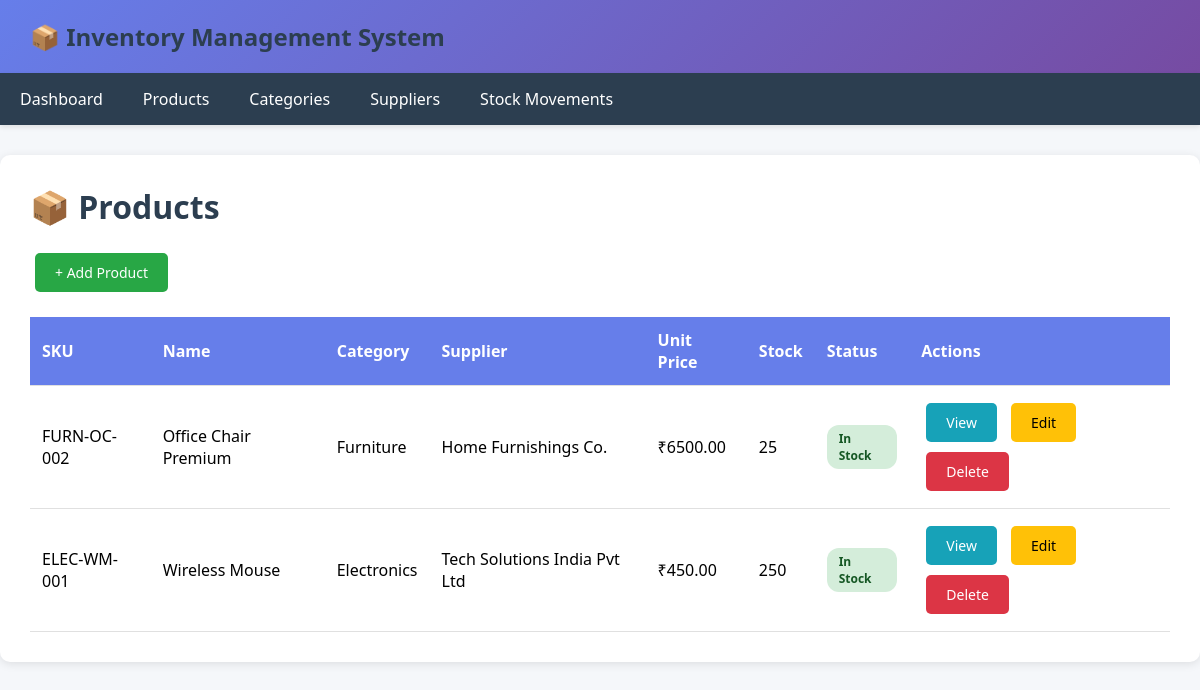
Screenshot of /products/ with the database file from the repository.
### app/models.py (models this page shows, shortened)
class Product(models.Model):
    name = models.CharField(max_length=200)
    sku = models.CharField(max_length=50, unique=True, verbose_name="SKU Code")
    category = models.ForeignKey(Category, on_delete=models.CASCADE, related_name='products')
    supplier = models.ForeignKey(Supplier, on_delete=models.SET_NULL, null=True, related_name='products')
    description = models.TextField(blank=True)
    unit_price = models.DecimalField(max_digits=10, decimal_places=2)
    quantity_in_stock = models.IntegerField(default=0)
    reorder_level = models.IntegerField(default=10, help_text="Minimum stock level before reorder")
    created_at = models.DateTimeField(auto_now_add=True)
    updated_at = models.DateTimeField(auto_now=True)
    @property
    def is_low_stock(self):
        return self.quantity_in_stock <= self.reorder_level
    class Meta:
        ordering = ['-created_at']

class Category(models.Model):
    name = models.CharField(max_length=100, unique=True)
    description = models.TextField(blank=True)
    created_at = models.DateTimeField(auto_now_add=True)
    class Meta:
        verbose_name_plural = "Categories"
        ordering = ['name']

class Supplier(models.Model):
    name = models.CharField(max_length=200)
    contact_person = models.CharField(max_length=100)
    email = models.EmailField()
    phone = models.CharField(max_length=15)
    address = models.TextField()
    created_at = models.DateTimeField(auto_now_add=True)
    class Meta:
        ordering = ['name']

### app/views.py (the view)
# urls.py: path('products/', ProductListView.as_view(), name='product_list'),
class ProductListView(ListView):
    model = Product
    template_name = 'app/product_list.html'
    context_object_name = 'products'
    paginate_by = 20

### app/templates/app/product_list.html (shortened to what this page needs)
{% extends 'app/base.html' %}
{% block content %}
<h1>📦 Products</h1>
<a href="{% url 'product_create' %}" class="btn btn-success">+ Add Product</a>
<table>
    <thead>
        <tr>
            <th>SKU</th>
            <th>Name</th>
            <th>Category</th>
            <th>Supplier</th>
            <th>Unit Price</th>
            <th>Stock</th>
            <th>Status</th>
            <th>Actions</th>
        </tr>
    </thead>
    <tbody>
        {% for product in products %}
        <tr>
            <td>{{ product.sku }}</td>
            <td>{{ product.name }}</td>
            <td>{{ product.category.name }}</td>
            <td>{{ product.supplier.name|default:"-" }}</td>
            <td>₹{{ product.unit_price }}</td>
            <td>{{ product.quantity_in_stock }}</td>
            <td>
                {% if product.is_low_stock %}
                <span class="badge badge-danger">Low Stock</span>
                {% else %}
                <span class="badge badge-success">In Stock</span>
                {% endif %}
            </td>
            <td>
                <a href="{% url 'product_detail' product.pk %}" class="btn btn-info">View</a>
                <a href="{% url 'product_update' product.pk %}" class="btn btn-warning">Edit</a>
                <a href="{% url 'product_delete' product.pk %}" class="btn btn-danger">Delete</a>
            </td>
        </tr>
        {% empty %}
        <tr>
            <td colspan="8" style="text-align: center;">No products found. Add one to get started!</td>
        </tr>
        {% endfor %}
    </tbody>
</table>
{% endblock %}

### app/templates/app/base.html (shortened to what this page needs)
<!DOCTYPE html>
<html lang="en">
<head>
</head>
<body>
    <div class="header">
        <h1>📦 Inventory Management System</h1>
    </div>
    <nav>
        <ul>
            <li><a href="{% url 'dashboard' %}">Dashboard</a></li>
            <li><a href="{% url 'product_list' %}">Products</a></li>
            <li><a href="{% url 'category_list' %}">Categories</a></li>
            <li><a href="{% url 'supplier_list' %}">Suppliers</a></li>
            <li><a href="{% url 'stock_movement_list' %}">Stock Movements</a></li>
        </ul>
    </nav>
    <div class="container">
        {% block content %}
        {% endblock %}
    </div>
</body>
</html>

### app/templates/app/base.html (style rules this page uses)
* { margin: 0; padding: 0; box-sizing: border-box; }
body { font-family: 'Segoe UI', Tahoma, Geneva, Verdana, sans-serif; background-color: #f5f7fa; padding: 0; }
.header { background: linear-gradient(135deg, #667eea 0%, #764ba2 100%); color: white; padding: 20px 0; box-shadow: 0 2px 10px rgba(0,0,0,0.1); }
.header h1 { margin: 0; padding: 0 30px; font-size: 24px; }
nav { background-color: #2c3e50; padding: 0; box-shadow: 0 2px 5px rgba(0,0,0,0.1); }
nav ul { list-style: none; display: flex; margin: 0; padding: 0; }
nav li { position: relative; }
nav a { color: white; text-decoration: none; padding: 15px 20px; display: block; transition: background 0.3s; }
.container { max-width: 1400px; margin: 30px auto; background: white; padding: 30px; border-radius: 10px; box-shadow: 0 2px 10px rgba(0,0,0,0.1); }
h1, h2 { color: #2c3e50; margin-bottom: 20px; }
table { width: 100%; border-collapse: collapse; margin-top: 20px; }
table th, table td { padding: 12px; text-align: left; border-bottom: 1px solid #e0e0e0; }
table th { background-color: #667eea; color: white; font-weight: 600; }
.btn { display: inline-block; padding: 10px 20px; margin: 5px; text-decoration: none; border-radius: 5px; cursor: pointer; border: none; font-size: 14px; transition: all 0.3s; }
.btn-success { background-color: #28a745; color: white; }
.btn-warning { background-color: #ffc107; color: black; }
.btn-danger { background-color: #dc3545; color: white; }
.btn-info { background-color: #17a2b8; color: white; }
.badge { display: inline-block; padding: 5px 12px; border-radius: 12px; font-size: 12px; font-weight: bold; }
.badge-success { background-color: #d4edda; color: #155724; }

### rows the page displays
Product: sku "FURN-OC-002", name "Office Chair Premium", category.name "Furniture", supplier.name "Home Furnishings Co.", unit_price "6500.00", quantity_in_stock "25", reorder_level "In Stock"
Product: sku "ELEC-WM-001", name "Wireless Mouse", category.name "Electronics", supplier.name "Tech Solutions India Pvt Ltd", unit_price "450.00", quantity_in_stock "250", reorder_level "In Stock"
